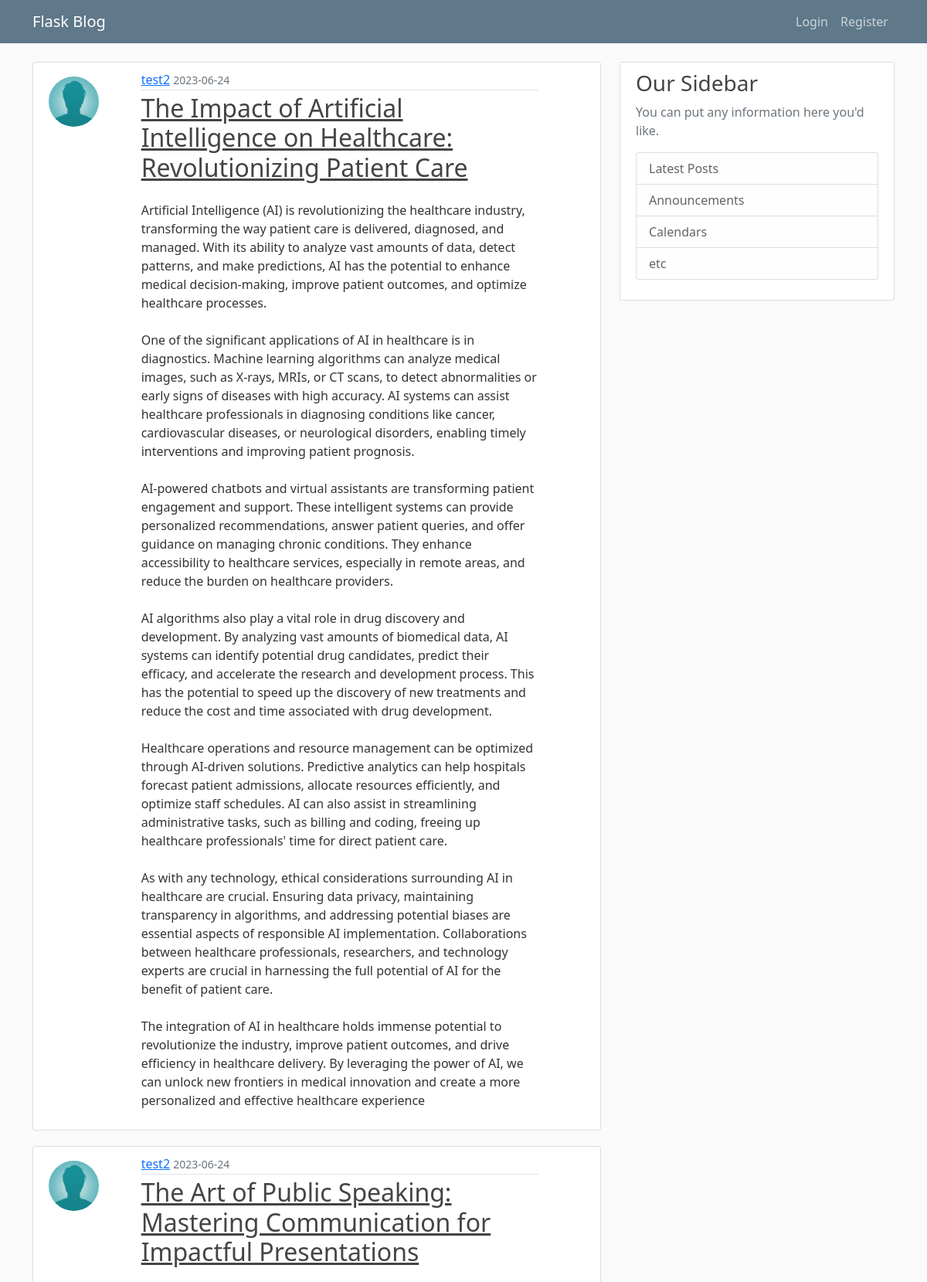
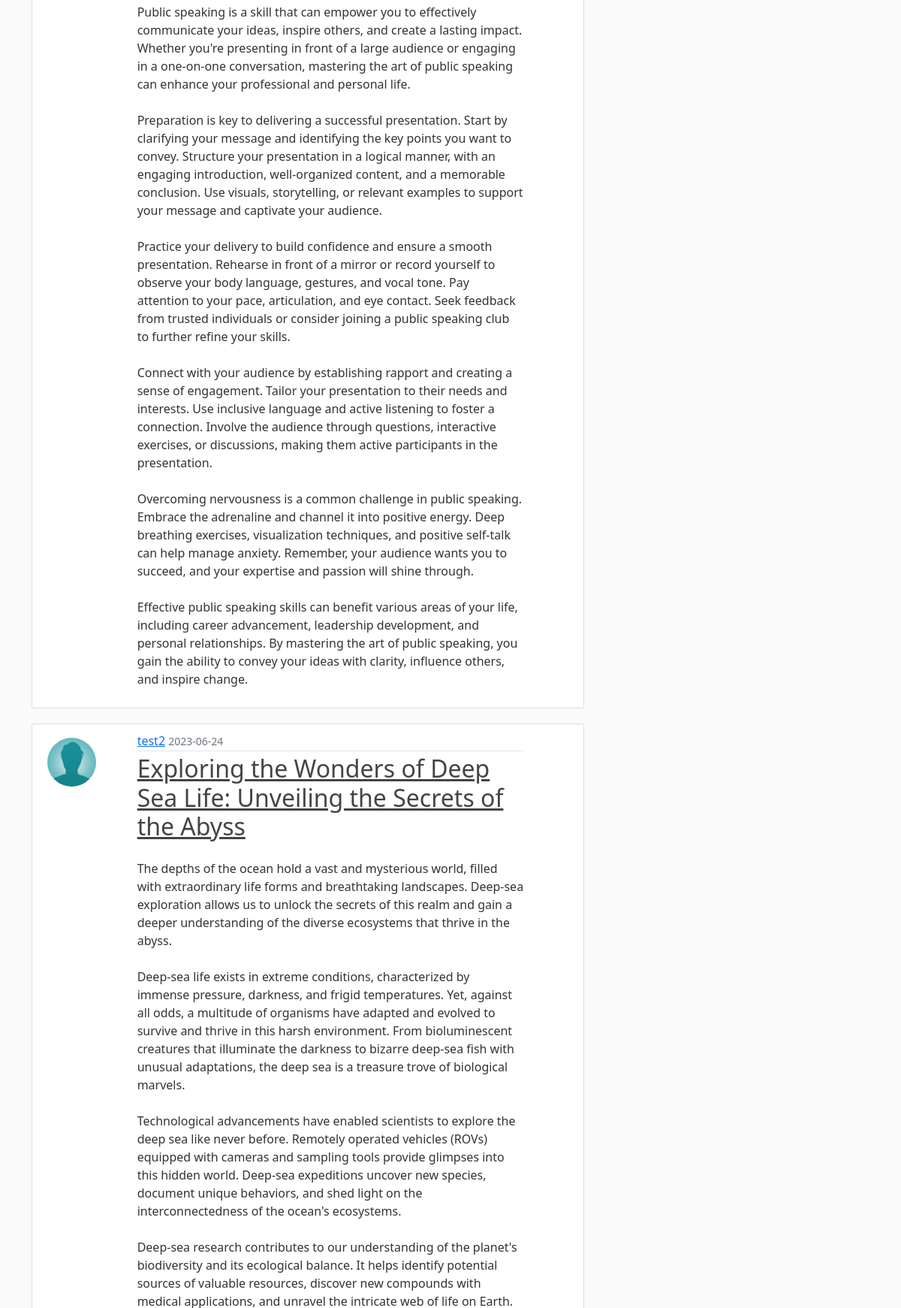
Screenshot of /home?page=3 (upper part) with the database file from the repository (2 pictures, top to bottom).
### on_blog/models.py (models this page shows, shortened)
class Post(db.Model):
    id = db.Column(db.Integer, primary_key=True)
    title = db.Column(db.String(100), nullable=False)
    time = db.Column(db.DateTime, nullable = False, default = datetime.utcnow)
    content = db.Column(db.Text, nullable = False)
    user_id = db.Column(db.Integer, db.ForeignKey('user.id'), nullable = False)

class User(db.Model, UserMixin):
    id = db.Column(db.Integer, primary_key=True)
    username = db.Column(db.String(20), unique=True, nullable=False)
    email = db.Column(db.String(100), unique=True, nullable=False)
    image_file = db.Column(db.String(20), nullable=False, default='default.jpeg')
    password = db.Column(db.String(60), nullable = False)
    posts = db.relationship("Post", backref = "author", lazy = True)

### on_blog/main/routes.py (the view)
@main.route("/")
@main.route("/home")
def home():
    page_no = request.args.get('page', default=1, type=int)
    posts = Post.query.order_by(Post.time.desc()).paginate(per_page=5, page=page_no)
    return render_template("home.html", posts=posts, title="Home Page")

### on_blog/templates/home.html (shortened to what this page needs)
{% extends "layout.html" %}
{% block content %}
{% for post in posts.items %}
<article class="content-section">
    <div class="row">
        <div class='col-sm-4 col-lg-2'>
            <img class="rounded-circle article-img align-items-start mt-2"
                 src="{{ url_for('static', filename='profile_pics/' + post.author.image_file) }}">
        </div>
        <div class='col-sm-8 col-lg-9'>
            <div class="media-body">
                <div class="article-metadata">
                    <a class="mr-2" href="{{url_for('posts.user_posts', username=post.author.username)}}">{{ post.author.username }}</a>
                    <small class="text-muted">{{ post.time.strftime('%Y-%m-%d') }}</small>
                </div>
                <h2><a class="article-title" href="{{url_for('posts.post', post_id = post.id)}}">{{ post.title }}</a></h2>
                <p class="article-content mt-4 ">{{ post.content }}</p>
            </div>
        </div>
    </div>
</article>
{% endfor %}
{% endblock content %}

### on_blog/static/main.css (style rules this page uses)
body { background: #fafafa; color: #333333; margin-top: 5rem; }
h1, h2, h3, h4, h5, h6 { color: #444444; }
.content-section { background: #ffffff; padding: 10px 20px; border: 1px solid #dddddd; border-radius: 3px; margin-bottom: 20px; }
.article-title { color: #444444; }
.article-content { white-space: pre-line; }
.article-img { height: 65px; width: 65px; margin-right: 16px; }
.article-metadata { padding-bottom: 1px; margin-bottom: 4px; border-bottom: 1px solid #e3e3e3 }

### rows the page displays
Post: image_file (placeholder picture), author.username "test2", time "2023-06-24", title "The Impact of Artificial Intelligence on Healthcare: Revolutionizing Patient Care", content "Artificial Intelligence (AI) is revolutionizing the healthcare industry, transforming the way patient care is delivered, diagnosed, and managed. With its ability to analyze vast amounts of data, detect patterns, and make predictions, AI has the potential to enhance medical decision-making, improve patient outcomes, and optimize healthcare processes. One of the significant applications of AI in healthcare is in diagnostics. Machine learning algorithms can analyze medical images, such as X-rays, MRIs, or CT scans, to detect abnormalities or early signs of diseases with high accuracy. AI systems can assist healthcare professionals in diagnosing conditions like cancer, cardiovascular diseases,…"
Post: image_file (placeholder picture), author.username "test2", time "2023-06-24", title "The Art of Public Speaking: Mastering Communication for Impactful Presentations", content "Public speaking is a skill that can empower you to effectively communicate your ideas, inspire others, and create a lasting impact. Whether you're presenting in front of a large audience or engaging in a one-on-one conversation, mastering the art of public speaking can enhance your professional and personal life. Preparation is key to delivering a successful presentation. Start by clarifying your message and identifying the key points you want to convey. Structure your presentation in a logical manner, with an engaging introduction, well-organized content, and a memorable conclusion. Use visuals, storytelling, or relevant examples to support your message and captivate your audience.…"
Post: image_file (placeholder picture), author.username "test2", time "2023-06-24", title "Exploring the Wonders of Deep Sea Life: Unveiling the Secrets of the Abyss"
